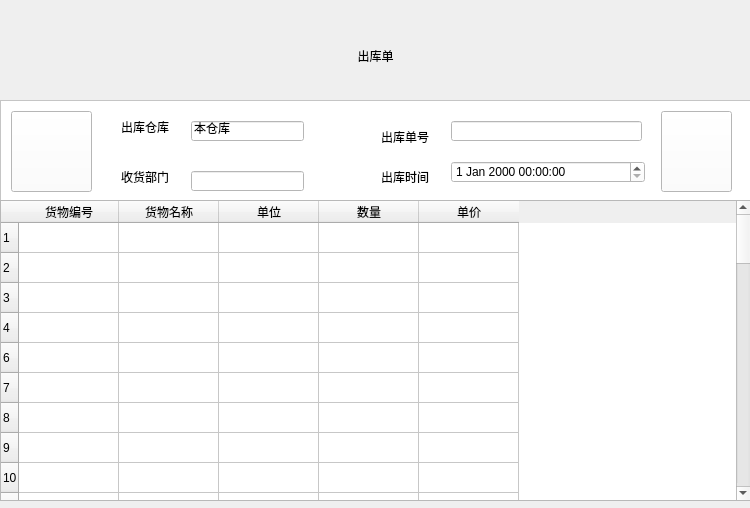
<?xml version="1.0" encoding="UTF-8"?>
<ui version="4.0">
 <class>Outstore_table</class>
 <widget class="QWidget" name="Outstore_table">
  <property name="geometry">
   <rect>
    <x>0</x>
    <y>0</y>
    <width>750</width>
    <height>508</height>
   </rect>
  </property>
  <property name="windowTitle">
   <string>Form</string>
  </property>
  <widget class="QLabel" name="head_lable">
   <property name="geometry">
    <rect>
     <x>0</x>
     <y>0</y>
     <width>751</width>
     <height>101</height>
    </rect>
   </property>
   <property name="text">
    <string/>
   </property>
   <property name="pixmap">
    <pixmap resource="bkg_icons.qrc">:/invagate/icons/header.png</pixmap>
   </property>
  </widget>
  <widget class="QLabel" name="label">
   <property name="geometry">
    <rect>
     <x>330</x>
     <y>40</y>
     <width>91</width>
     <height>31</height>
    </rect>
   </property>
   <property name="styleSheet">
    <string notr="true">font: 24pt &quot;宋体&quot;;</string>
   </property>
   <property name="text">
    <string>出库单</string>
   </property>
   <property name="alignment">
    <set>Qt::AlignCenter</set>
   </property>
  </widget>
  <widget class="QScrollArea" name="scrollArea">
   <property name="geometry">
    <rect>
     <x>0</x>
     <y>100</y>
     <width>751</width>
     <height>101</height>
    </rect>
   </property>
   <property name="styleSheet">
    <string notr="true">background-color: rgb(255, 255, 255);</string>
   </property>
   <property name="verticalScrollBarPolicy">
    <enum>Qt::ScrollBarAlwaysOff</enum>
   </property>
   <property name="horizontalScrollBarPolicy">
    <enum>Qt::ScrollBarAlwaysOff</enum>
   </property>
   <property name="widgetResizable">
    <bool>true</bool>
   </property>
   <widget class="QWidget" name="scrollAreaWidgetContents">
    <property name="geometry">
     <rect>
      <x>0</x>
      <y>0</y>
      <width>749</width>
      <height>99</height>
     </rect>
    </property>
    <widget class="QLabel" name="label_2">
     <property name="geometry">
      <rect>
       <x>120</x>
       <y>20</y>
       <width>54</width>
       <height>12</height>
      </rect>
     </property>
     <property name="text">
      <string>出库仓库</string>
     </property>
    </widget>
    <widget class="QLabel" name="label_3">
     <property name="geometry">
      <rect>
       <x>120</x>
       <y>70</y>
       <width>54</width>
       <height>12</height>
      </rect>
     </property>
     <property name="text">
      <string>收货部门</string>
     </property>
    </widget>
    <widget class="QLabel" name="label_4">
     <property name="geometry">
      <rect>
       <x>380</x>
       <y>30</y>
       <width>54</width>
       <height>12</height>
      </rect>
     </property>
     <property name="text">
      <string>出库单号</string>
     </property>
    </widget>
    <widget class="QLabel" name="label_5">
     <property name="geometry">
      <rect>
       <x>380</x>
       <y>70</y>
       <width>54</width>
       <height>12</height>
      </rect>
     </property>
     <property name="text">
      <string>出库时间</string>
     </property>
    </widget>
    <widget class="QLineEdit" name="editStore">
     <property name="geometry">
      <rect>
       <x>190</x>
       <y>20</y>
       <width>113</width>
       <height>20</height>
      </rect>
     </property>
     <property name="text">
      <string>本仓库</string>
     </property>
     <property name="readOnly">
      <bool>true</bool>
     </property>
    </widget>
    <widget class="QLineEdit" name="editRecver">
     <property name="geometry">
      <rect>
       <x>190</x>
       <y>70</y>
       <width>113</width>
       <height>20</height>
      </rect>
     </property>
    </widget>
    <widget class="QLineEdit" name="editID">
     <property name="geometry">
      <rect>
       <x>450</x>
       <y>20</y>
       <width>191</width>
       <height>20</height>
      </rect>
     </property>
    </widget>
    <widget class="QDateTimeEdit" name="dateTimeEdit">
     <property name="geometry">
      <rect>
       <x>450</x>
       <y>60</y>
       <width>194</width>
       <height>22</height>
      </rect>
     </property>
    </widget>
    <widget class="QPushButton" name="btnBack">
     <property name="geometry">
      <rect>
       <x>10</x>
       <y>10</y>
       <width>81</width>
       <height>81</height>
      </rect>
     </property>
     <property name="text">
      <string/>
     </property>
     <property name="icon">
      <iconset resource="bkg_icons.qrc">
       <normaloff>:/invagate/icons/to_left90.png</normaloff>:/invagate/icons/to_left90.png</iconset>
     </property>
     <property name="iconSize">
      <size>
       <width>90</width>
       <height>90</height>
      </size>
     </property>
     <property name="default">
      <bool>false</bool>
     </property>
    </widget>
    <widget class="QPushButton" name="btnNext">
     <property name="geometry">
      <rect>
       <x>660</x>
       <y>10</y>
       <width>71</width>
       <height>81</height>
      </rect>
     </property>
     <property name="text">
      <string/>
     </property>
     <property name="icon">
      <iconset resource="bkg_icons.qrc">
       <normaloff>:/invagate/icons/to_right90.png</normaloff>:/invagate/icons/to_right90.png</iconset>
     </property>
     <property name="iconSize">
      <size>
       <width>90</width>
       <height>90</height>
      </size>
     </property>
    </widget>
   </widget>
  </widget>
  <widget class="QTableWidget" name="tableWidget">
   <property name="geometry">
    <rect>
     <x>0</x>
     <y>200</y>
     <width>751</width>
     <height>301</height>
    </rect>
   </property>
   <property name="rowCount">
    <number>50</number>
   </property>
   <row>
    <property name="text">
     <string>1</string>
    </property>
   </row>
   <row>
    <property name="text">
     <string>2</string>
    </property>
   </row>
   <row>
    <property name="text">
     <string>3</string>
    </property>
   </row>
   <row>
    <property name="text">
     <string>4</string>
    </property>
   </row>
   <row>
    <property name="text">
     <string>6</string>
    </property>
   </row>
   <row>
    <property name="text">
     <string>7</string>
    </property>
   </row>
   <row>
    <property name="text">
     <string>8</string>
    </property>
   </row>
   <row>
    <property name="text">
     <string>9</string>
    </property>
   </row>
   <row>
    <property name="text">
     <string>10</string>
    </property>
   </row>
   <row>
    <property name="text">
     <string>11</string>
    </property>
   </row>
   <row>
    <property name="text">
     <string>12</string>
    </property>
   </row>
   <row>
    <property name="text">
     <string>13</string>
    </property>
   </row>
   <row>
    <property name="text">
     <string>14</string>
    </property>
   </row>
   <row>
    <property name="text">
     <string>15</string>
    </property>
   </row>
   <row>
    <property name="text">
     <string>16</string>
    </property>
   </row>
   <row>
    <property name="text">
     <string>17</string>
    </property>
   </row>
   <row>
    <property name="text">
     <string>18</string>
    </property>
   </row>
   <row>
    <property name="text">
     <string>20</string>
    </property>
   </row>
   <row/>
   <row/>
   <row/>
   <row/>
   <row/>
   <row/>
   <row/>
   <row/>
   <row/>
   <row/>
   <row/>
   <row/>
   <row/>
   <row/>
   <row/>
   <row/>
   <row/>
   <row/>
   <row/>
   <row/>
   <row/>
   <row/>
   <row/>
   <row/>
   <row/>
   <row/>
   <row/>
   <row/>
   <row/>
   <row/>
   <row/>
   <row/>
   <column>
    <property name="text">
     <string>货物编号</string>
    </property>
   </column>
   <column>
    <property name="text">
     <string>货物名称</string>
    </property>
   </column>
   <column>
    <property name="text">
     <string>单位</string>
    </property>
   </column>
   <column>
    <property name="text">
     <string>数量</string>
    </property>
   </column>
   <column>
    <property name="text">
     <string>单价</string>
    </property>
   </column>
  </widget>
 </widget>
 <resources>
  <include location="bkg_icons.qrc"/>
 </resources>
 <connections/>
</ui>
